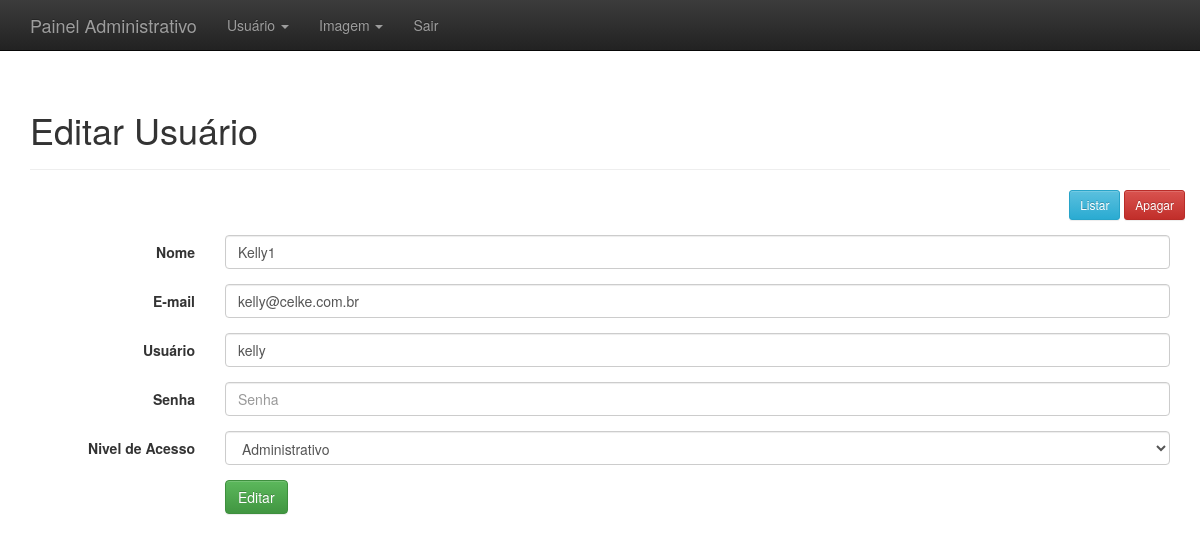
/administrativo.php?link=4&id=2 (signed in), run on the app's committed database.
### tables this page shows
CREATE TABLE `usuarios` (
  `id` int(11) NOT NULL,
  `nome` varchar(220) NOT NULL,
  `email` varchar(220) NOT NULL,
  `login` varchar(50) NOT NULL,
  `senha` varchar(50) NOT NULL,
  `nivel_acesso_id` int(11) NOT NULL,
  `created` datetime DEFAULT NULL,
  `modified` datetime DEFAULT NULL
);

### editar_usuario.php (the view, shortened to what this page needs)
<?php
	$id = $_GET['id'];
	$result = mysql_query("SELECT * FROM usuarios WHERE id = '$id' LIMIT 1");
	$resultado = mysql_fetch_assoc($result);
?>
<div class="container theme-showcase" role="main">
  <div class="page-header">
	<h1>Editar Usuário</h1>
  </div>
  <div class="row espaco">
		<div class="pull-right">
			<a href='administrativo.php?link=2&id=<?php echo $resultado['id']; ?>'><button type='button' class='btn btn-sm btn-info'>Listar</button></a>
			<a href='processa/proc_apagar_usuario.php?id=<?php echo $resultado['id']; ?>'><button type='button' class='btn btn-sm btn-danger'>Apagar</button></a>
		</div>
	</div>
  <div class="row">
	<div class="col-md-12">
	  <form class="form-horizontal" method="POST" action="processa/proc_edit_usuario.php">
		  <div class="form-group">
			<label for="inputEmail3" class="col-sm-2 control-label">Nome</label>
			<div class="col-sm-10">
			  <input type="text" class="form-control" name="nome" placeholder="Nome Completo" value="<?php echo $resultado['nome']; ?>">
			</div>
		  </div>
		  <div class="form-group">
			<label for="inputEmail3" class="col-sm-2 control-label">E-mail</label>
			<div class="col-sm-10">
			  <input type="email" class="form-control" name="email" placeholder="E-mail" value="<?php echo $resultado['email']; ?>">
			</div>
		  </div>
		  <div class="form-group">
			<label for="inputEmail3" class="col-sm-2 control-label">Usuário</label>
			<div class="col-sm-10">
			  <input type="text" class="form-control" name="usuario" placeholder="Usuário" value="<?php echo $resultado['login']; ?>">
			</div>
		  </div>
		  <div class="form-group">
			<label for="inputPassword3" class="col-sm-2 control-label">Senha</label>
			<div class="col-sm-10">
			  <input type="password" class="form-control" name="senha" placeholder="Senha">
			</div>
		  </div>
		  <div class="form-group">
			<label for="inputPassword3" class="col-sm-2 control-label">Nivel de Acesso</label>
			<div class="col-sm-10">
			  <select class="form-control" name="nivel_de_acesso">
					<option value="1"
					<?php
						if( $resultado['nivel_acesso_id'] == 1){
							echo 'selected';
						}
					?>
					>Administrativo</option>
				</select>
			</div>
		  </div>
		  <div class="form-group">
			<div class="col-sm-offset-2 col-sm-10">
			  <button type="submit" class="btn btn-success">Editar</button>
			</div>
		  </div>
		</form>
	</div>
	</div>
</div>

### css/theme.css (style rules this page uses)
body { padding-top: 70px; padding-bottom: 30px; }
.espaco { margin-bottom:15px; }

### data on the page
usuarios: nome "Kelly1", email "kelly@celke.com.br", usuario "kelly", nivel_de_acesso "Administrativo"
